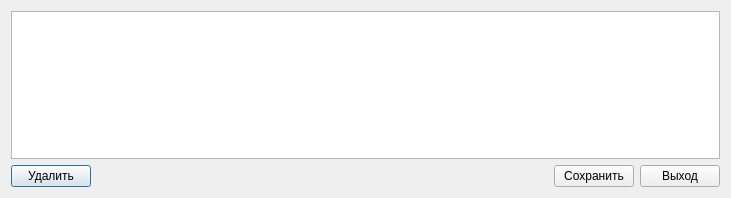
<?xml version="1.0" encoding="UTF-8"?>
<ui version="4.0">
 <class>showEscortDialog</class>
 <widget class="QDialog" name="showEscortDialog">
  <property name="geometry">
   <rect>
    <x>0</x>
    <y>0</y>
    <width>731</width>
    <height>198</height>
   </rect>
  </property>
  <property name="windowTitle">
   <string>Команда сопровождения</string>
  </property>
  <property name="windowIcon">
   <iconset>
    <normaloff>../images/new.png</normaloff>../images/new.png</iconset>
  </property>
  <layout class="QVBoxLayout" name="verticalLayout">
   <item>
    <widget class="QTableView" name="tv">
     <property name="sortingEnabled">
      <bool>false</bool>
     </property>
    </widget>
   </item>
   <item>
    <layout class="QHBoxLayout" name="horizontalLayout">
     <item>
      <widget class="QPushButton" name="pbDel">
       <property name="text">
        <string>Удалить</string>
       </property>
      </widget>
     </item>
     <item>
      <spacer name="horizontalSpacer">
       <property name="orientation">
        <enum>Qt::Horizontal</enum>
       </property>
       <property name="sizeHint" stdset="0">
        <size>
         <width>40</width>
         <height>20</height>
        </size>
       </property>
      </spacer>
     </item>
     <item>
      <widget class="QPushButton" name="pbSave">
       <property name="text">
        <string>Сохранить</string>
       </property>
      </widget>
     </item>
     <item>
      <widget class="QPushButton" name="pbExit">
       <property name="text">
        <string>Выход</string>
       </property>
      </widget>
     </item>
    </layout>
   </item>
  </layout>
 </widget>
 <resources/>
 <connections/>
</ui>
